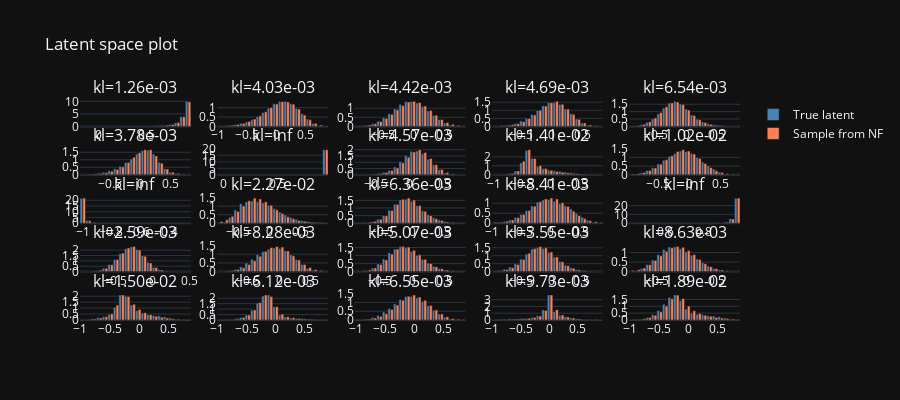

Write notebook code for a chart like this one.
### Code cell
from pae.plotting import latent_space_plot
#pio.templates.default = "plotly"
fig = latent_space_plot(z_true, z_sample)
fig.show('vscode')
